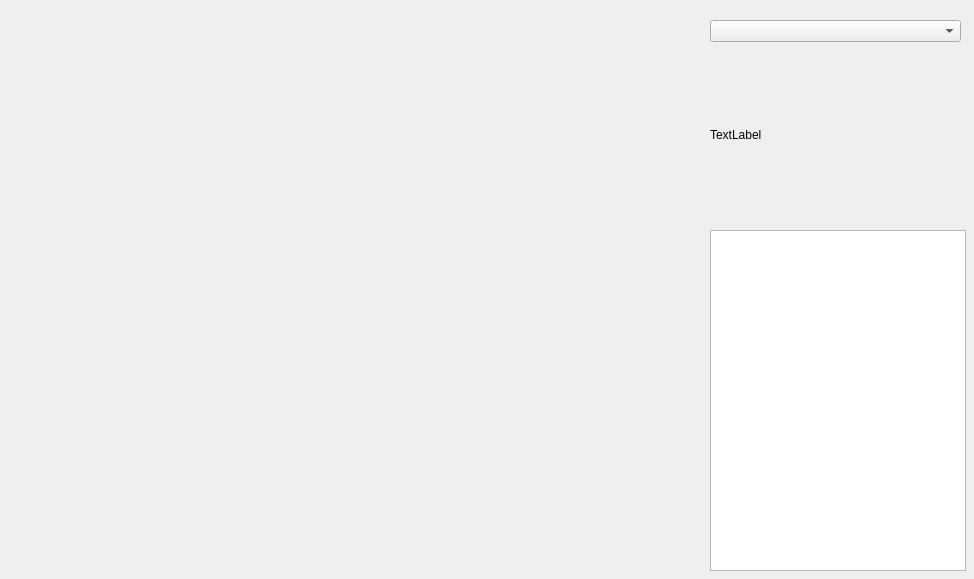
<?xml version="1.0" encoding="UTF-8"?>
<ui version="4.0">
 <class>Dialog</class>
 <widget class="QDialog" name="Dialog">
  <property name="geometry">
   <rect>
    <x>0</x>
    <y>0</y>
    <width>974</width>
    <height>579</height>
   </rect>
  </property>
  <property name="windowTitle">
   <string>Dialog</string>
  </property>
  <widget class="QTextBrowser" name="textBrowser">
   <property name="geometry">
    <rect>
     <x>710</x>
     <y>230</y>
     <width>256</width>
     <height>341</height>
    </rect>
   </property>
  </widget>
  <widget class="QWidget" name="verticalLayoutWidget_2">
   <property name="geometry">
    <rect>
     <x>710</x>
     <y>20</y>
     <width>251</width>
     <height>201</height>
    </rect>
   </property>
   <layout class="QVBoxLayout" name="verticalLayout_2">
    <item>
     <widget class="QComboBox" name="comboBox"/>
    </item>
    <item>
     <widget class="QLabel" name="currentImageLabel">
      <property name="text">
       <string>TextLabel</string>
      </property>
     </widget>
    </item>
   </layout>
  </widget>
  <widget class="QWidget" name="widget" native="true">
   <property name="geometry">
    <rect>
     <x>9</x>
     <y>9</y>
     <width>691</width>
     <height>561</height>
    </rect>
   </property>
  </widget>
 </widget>
 <resources/>
 <connections/>
</ui>
